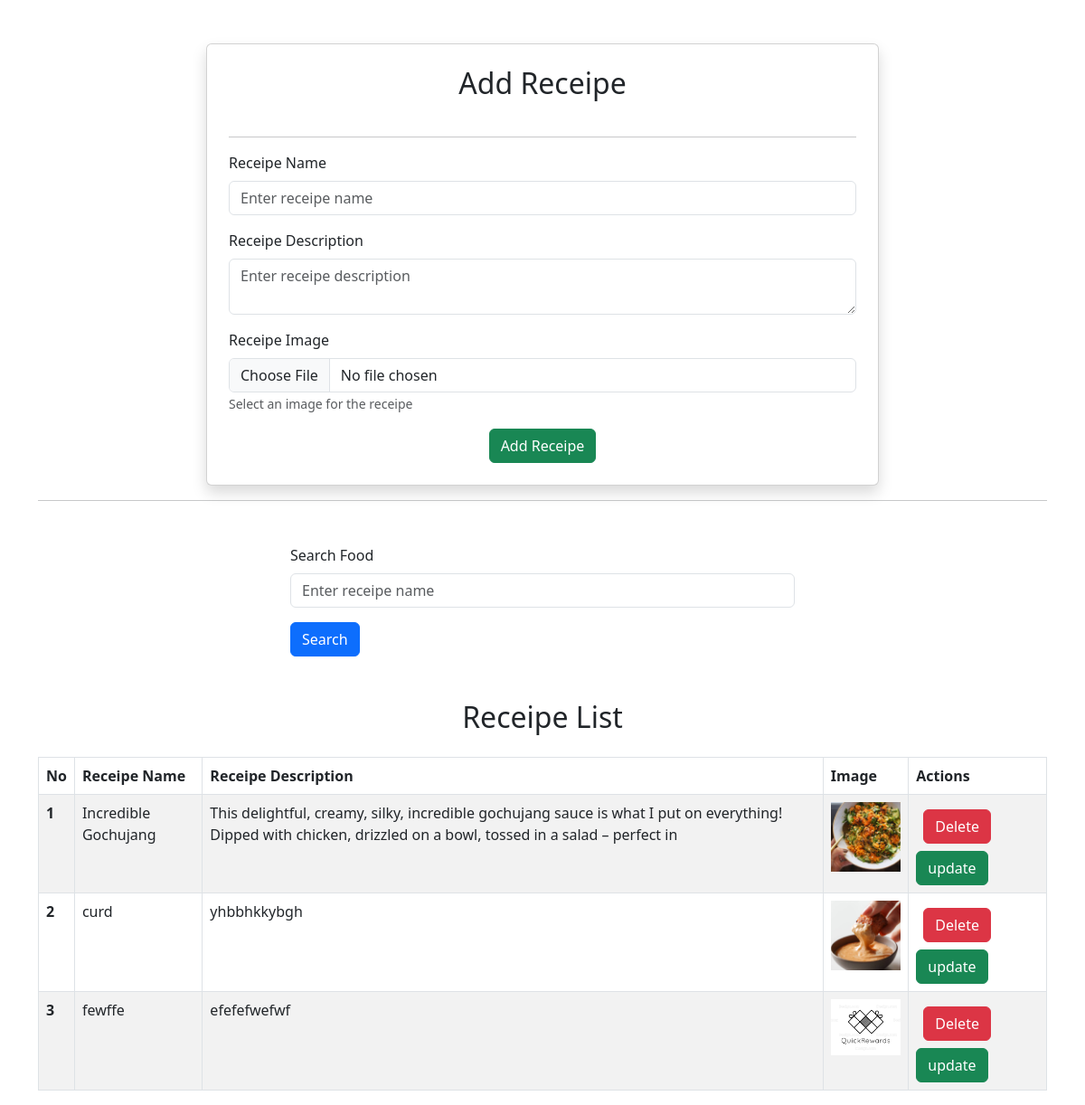
Screenshot of /receipes/ with the database file from the repository.
### vege/models.py (models this page shows, shortened)
class Receipe(models.Model):
    User=models.ForeignKey(User,on_delete=models.SET_NULL,null=True,blank=True)
    receipe_name = models.CharField(max_length=100)
    receipe_description = models.TextField()
    receipe_image = models.ImageField(upload_to='receipe/')

### vege/views.py (the view, shortened to what this page needs)
# urls.py: path('receipes/',receipes,name="receipes"),
def receipes(request):
  queryset = Receipe.objects.all()
  if request.GET.get('search'):
      queryset=queryset.filter(receipe_name__icontains=request.GET.get('search'))
  context = {'receipes':queryset}
  return render(request,'htmlfiles/receipes.html',context)

### vege/templates/htmlfiles/receipes.html (shortened to what this page needs)
{% extends "basic.html" %}
{% block start %}
<div class="container mt-5">
    <form class="col-8 mx-auto card p-4 shadow" method="post" enctype="multipart/form-data" id="receipeForm">
        <h2 class="mb-4 text-center">Add Receipe</h2>
        <hr>
        <div class="mb-3">
            <label for="receipeName" class="form-label">Receipe Name</label>
            <input name="receipe_name" required type="text" class="form-control" id="receipeName" placeholder="Enter receipe name">
        </div>
        <div class="mb-3">
            <label for="receipeDescription"  class="form-label">Receipe Description</label>
            <textarea class="form-control" required name="receipe_description" id="receipeDescription" placeholder="Enter receipe description"></textarea>
        </div>
        <div class="mb-3">
            <label for="receipeImage" class="form-label">Receipe Image</label>
            <input name="receipe_image" required type="file" class="form-control" id="receipeImage">
            <small class="form-text text-muted">Select an image for the receipe</small>
        </div>
        <div class="text-center">
            <button type="submit" class="btn btn-success">Add Receipe</button>
        </div>
    </form>
    <hr>
    <div class="mt-5">
        <div class="mx-auto col-6">
            <form>
                <div class="mb-3">
            <label for="receipeName" class="form-label">Search Food</label>
            <input name="search"  type="text" class="form-control" id="receipeName" placeholder="Enter receipe name">
        </div>
            <button type="submit"class="btn btn-primary">Search</button>
                            </form>
        </div>
    </div>
    <div class="mt-5">
        <h2 class="mb-4 text-center">Receipe List</h2>
        <table class="table table-striped table-bordered">
            <thead class="thead-dark">
                <tr>
                    <th scope="col">No</th>
                    <th scope="col">Receipe Name</th>
                    <th scope="col">Receipe Description</th>
                    <th scope="col">Image</th>
                    <th scope="col">Actions</th>
                </tr>
            </thead>
            <tbody>
                {% for receipe in receipes %}
                <tr>
                    <th scope="row">{{ forloop.counter }}</th>
                    <td>{{ receipe.receipe_name }}</td>
                    <td>{{ receipe.receipe_description }}</td>
                    <td>
                        <img src="/media/{{ receipe.receipe_image }}" alt="{{ receipe.receipe_name }}" style="heigh : 200px; width: 100px;" class="img-fluid"></td>
                        <td>
                            <a href="/delete-receipe/{{receipe.id}}/ " class="btn btn-danger m-2">Delete</a>
                            <a href="/update-receipe/{{receipe.id}}/ " class="btn btn-success">update</a>
                        </td>
                </tr>
                {% endfor %}
            </tbody>
        </table>
    </div>
</div>
{% endblock %}

### vege/templates/basic.html (shortened to what this page needs)
<!DOCTYPE html>
<html lang="en">
<head>
    <link href="https://cdn.jsdelivr.net/npm/bootstrap@5.3.0-alpha1/dist/css/bootstrap.min.css" rel="stylesheet">
</head>
<body>
{% block start %}{% endblock %}
</body>
</html>

### rows the page displays
Receipe: receipe_name "Incredible Gochujang", receipe_description "This delightful, creamy, silky, incredible gochujang sauce is what I put on everything! Dipped with chicken, drizzled on a bowl, tossed in a salad – perfect in", receipe_image (picture)
Receipe: receipe_name "curd", receipe_description "yhbbhkkybgh", receipe_image (picture)
Receipe: receipe_name "fewffe", receipe_description "efefefwefwf", receipe_image (picture)
